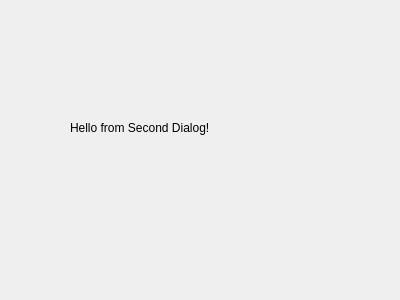
<?xml version="1.0" encoding="UTF-8"?>
<ui version="4.0">
 <class>SecondDialog</class>
 <widget class="QDialog" name="SecondDialog">
  <property name="geometry">
   <rect>
    <x>0</x>
    <y>0</y>
    <width>400</width>
    <height>300</height>
   </rect>
  </property>
  <property name="windowTitle">
   <string>Dialog</string>
  </property>
  <widget class="QLabel" name="label">
   <property name="geometry">
    <rect>
     <x>70</x>
     <y>120</y>
     <width>231</width>
     <height>16</height>
    </rect>
   </property>
   <property name="text">
    <string>Hello from Second Dialog!</string>
   </property>
  </widget>
 </widget>
 <resources/>
 <connections/>
</ui>
